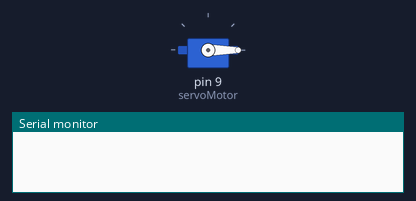
Recording of a sketch running on a simulated Arduino Uno, built with avr-gcc and run on an emulated ATmega328P. On the bench: servo, the last lines printed to the serial monitor.

Above: at 0.05 s.
At 2.75 s:
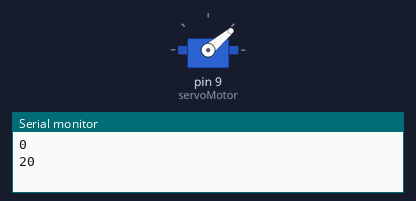
At 5.5 s:
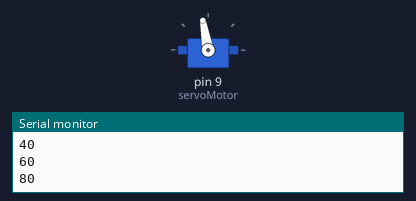
At 11.0 s:
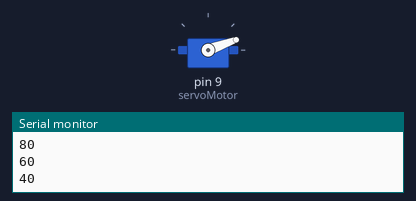
Timing chart, 0 to 15.6 s (numbered marks = the images above):
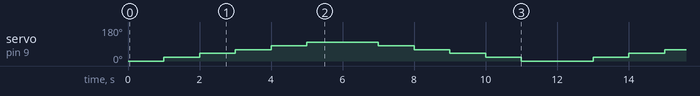

Measured:
- by itself, servo on pin 9 (servoMotor): repeats every 12.0 s: 40° 1.0 s, 60° 1.0 s, 80° 1.0 s, 100° 2.0 s, 80° 1.0 s, 60° 1.0 s, 40° 1.0 s, 20° 1.0 s, 0° 2.0 s, 20° 1.0 s

The sketch:

ProbandoServo.ino
```cpp
// Incluímos la librería para poder controlar el servo
#include <Servo.h>

// Declaramos la variable para controlar el servo
Servo servoMotor;

void setup() {
  // Iniciamos el monitor serie para mostrar el resultado
  Serial.begin(9600);

  // Iniciamos el servo para que empiece a trabajar con el pin 9
  servoMotor.attach(9);

  // Inicializamos al ángulo 0 el servomotor
  servoMotor.write(0);
}

void loop() {
  for(int i = 0; i <= 100; i += 20) {
    servoMotor.write(i);
    delay(1000);

    Serial.println(servoMotor.read());
  }

  for(int i = 100; i >= 0; i -= 20) {
    servoMotor.write(i);
    delay(1000);

    Serial.println(servoMotor.read());
  }

  /*servoMotor.write(0);
  delay(1000);

  servoMotor.write(90);
  delay(1000);

  servoMotor.write(180);
  delay(1000);

  servoMotor.write(270);
  delay(1000);

  servoMotor.write(360);
  delay(1000);*/
}
```
